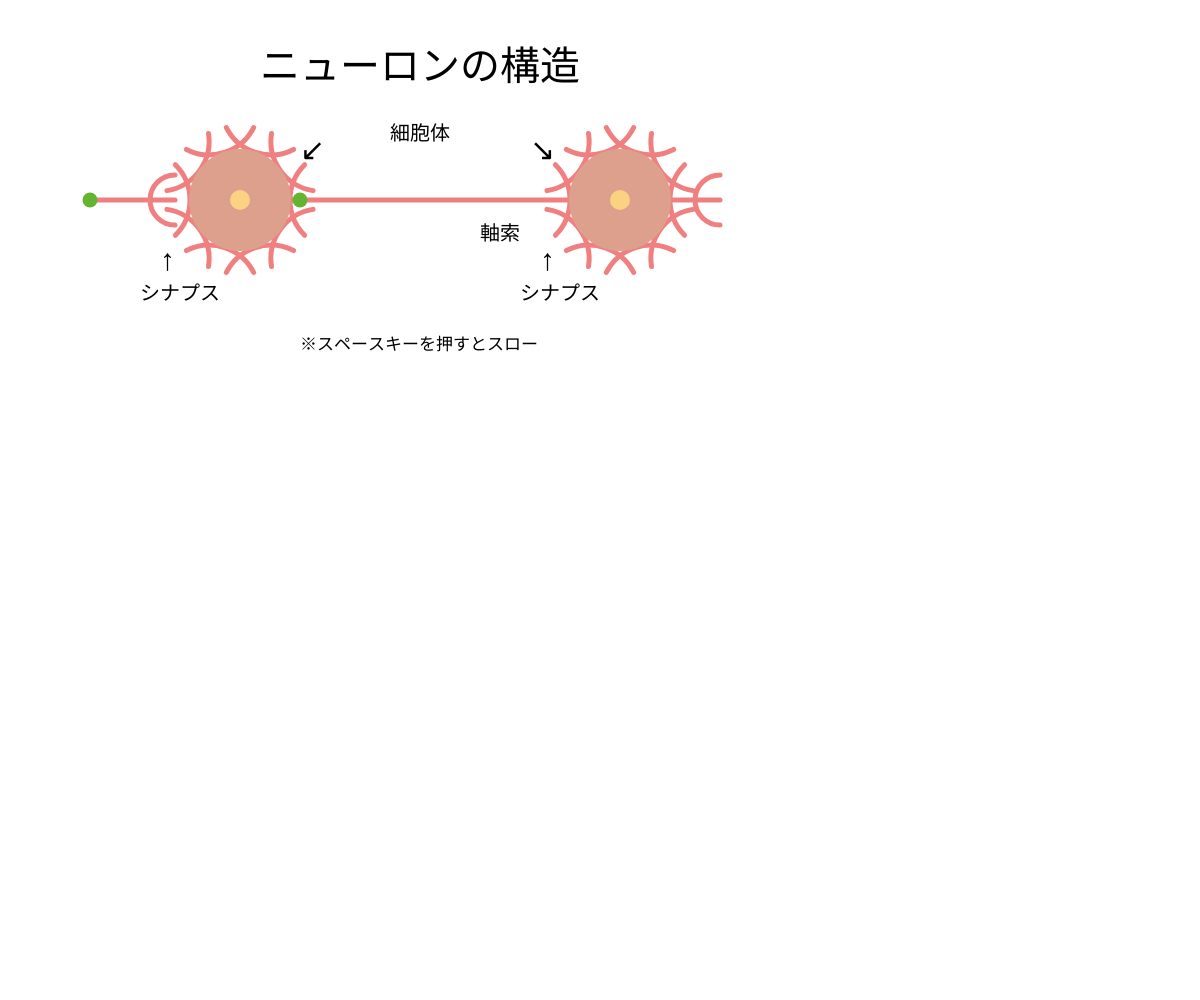
Frame 1 (no input)
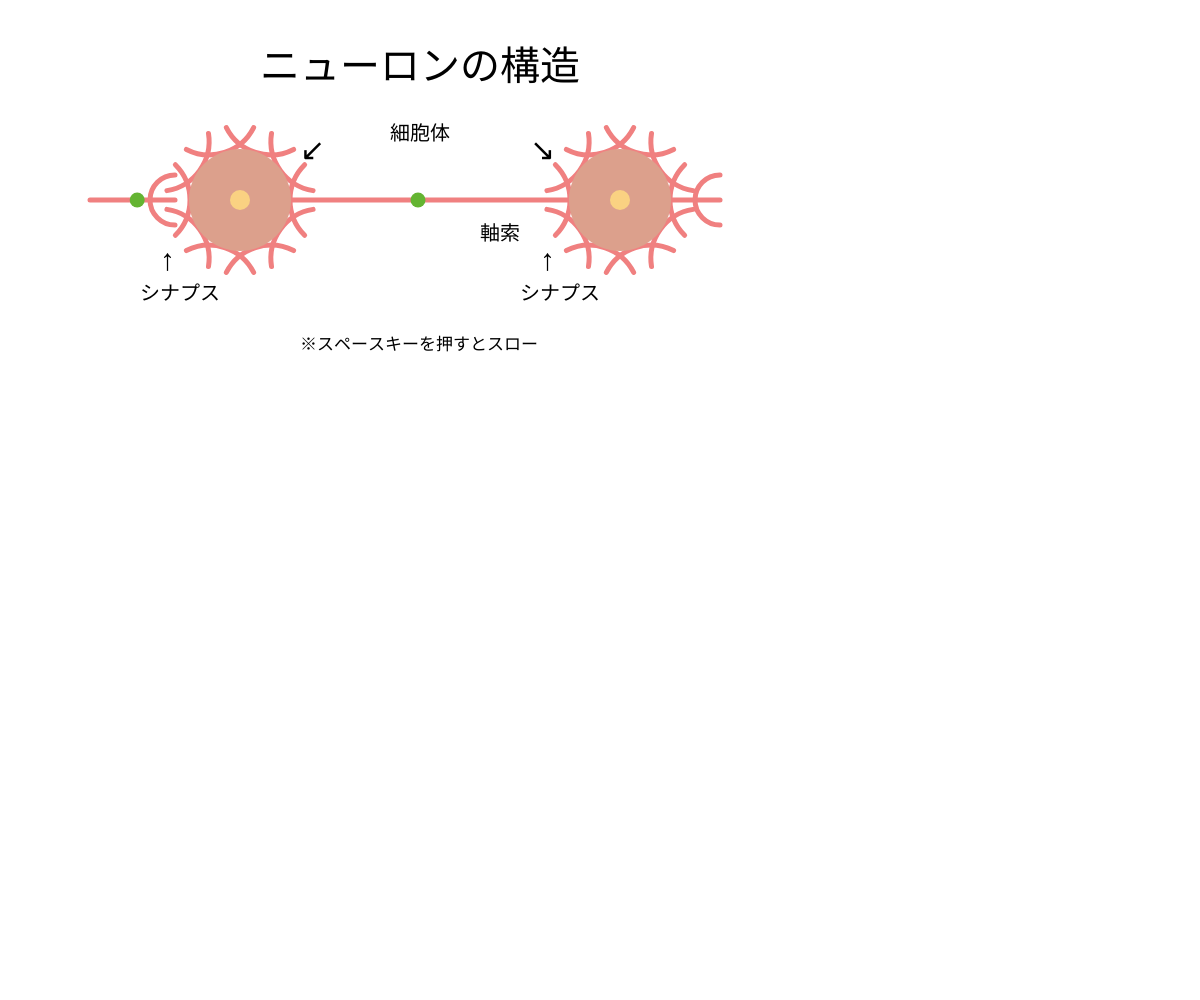
Frame 60 (no input)
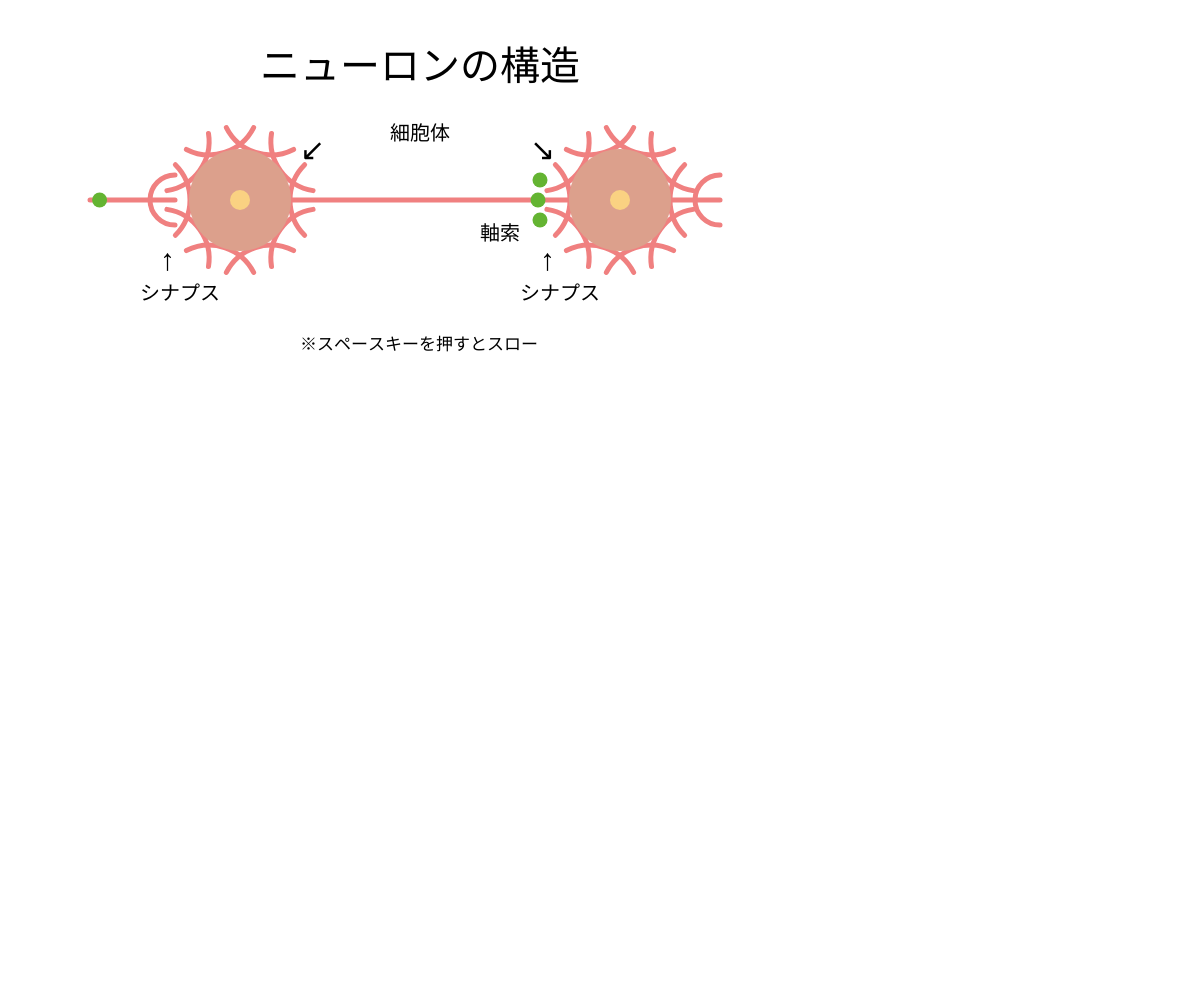
Frame 120 (the mouse pressed at the canvas centre since frame 60)

The p5.js sketch that drew these frames (run headless with seeded random() and noise() and a simulated clock; from frame 60 on, the mouse is pressed at the canvas centre):

// p5.js sketch
// ── sketch.js
// 最終課題を制作しよう
//ニューロン
let cx, cy, a1, v, a2, dy1, dy2;

function setup(){
  createCanvas(windowWidth, windowHeight);
  cx = width / 5
  cy = height / 5
  r = 100
  n = 10
  a1 = cx + 60;//最初のx値
  a2 = cx - 150
  v = 2;//スピード
}

function draw(){
　background(255);
  noFill();
  strokeWeight(5);
  stroke(240, 128, 128);

  for(let i = 0; i < n; i++){
    const theta = TWO_PI * i / n;
    const x = cx + cos(theta) * r;
    const y = cy + sin(theta) * r;

    const start = theta + PI - PI * 0.25;
    const end = theta + PI + PI * 0.25;
    arc(x, y, r, r, start, end);
  }
  //line(x start, y start, t end, y end)
  line(cx + 50, cy, cx * 3, cy)
  arc(cx * 3, cy, 50, 50, PI/2, PI*1.5)
  line(cx - 65, cy, cx - 150 , cy)
  arc(cx - 65, cy, 50, 50, PI/2, PI*1.5)
  //↓コア部分とシナプスの中
  noStroke()
  fill(220, 160, 140)
  ellipse(cx, cy, 102)
  fill(250, 210, 130)
  ellipse(cx, cy, 20)
　//↓動く円
  fill(100, 180, 50)
  ellipse(a1, cy, 15)
  a1 += v;
  if(a1 > cx + 280){
    dy1 += v;
    ellipse(a1, cy + dy1, 15) // -45度の弾
    ellipse(a1, cy - dy1, 15) // 45度の弾
  }
  else{
    dy1 = 0;
  }
  if(a1 > cx + 320){
    a1 = cx + 60
  }

  ellipse(a2, cy, 15)
  a2 += v/2.5;
  if(a2 > cx - 100){
    dy2 += v;
    ellipse(a2, cy + dy2/2, 15) // -45度の弾
    ellipse(a2, cy - dy2/2, 15) // 45度の弾
  }
  else{
    dy2 = 0;
  }
  if(a2 > cx - 65){
    a2 = cx - 150
  }
  if(keyIsDown(" ".charCodeAt(0))){ v = 0.8 }
  else{ v = 2 }

  synapse(cx + 380, cy, 100)
  fill(0);
  textSize(40)
  text('ニューロンの構造', cx+20, cy-120)
  textSize(20)
  text('軸索', cx*2, cy+40)
  textSize(20)
  text('シナプス', cx-100, cy+100)
  textSize(20)
  text('シナプス', cx+280, cy+100)
  textSize(30)
  text('↑', cx-80, cy+70)
  textSize(30)
  text('↑', cx+300, cy+70)
  textSize(30)
  text('↙', cx+60, cy-40)
  textSize(30)
  text('↘', cx+290, cy-40)
  textSize(20)
  text('細胞体', cx+150, cy-60)
  textSize(17)
  text('※スペースキーを押すとスロー', cx+60, cy+150)
}

function synapse(cx, cy, r){
  noFill();
  strokeWeight(5);
  stroke(240, 128, 128);

  for(let i = 0; i < n; i++){
    const theta = TWO_PI * i / n;
    const x = cx + cos(theta) * r;
    const y = cy + sin(theta) * r;

    const start = theta + PI - PI * 0.25;
    const end = theta + PI + PI * 0.25;
    arc(x, y, r, r, start, end);
  }
  noStroke()
  fill(220, 160, 140)
  ellipse(cx, cy, 102)
  fill(250, 210, 130)
  ellipse(cx, cy, 20)
}

function windowResized(){
  resizeCanvas(windowWidth, windowHeight);
}
